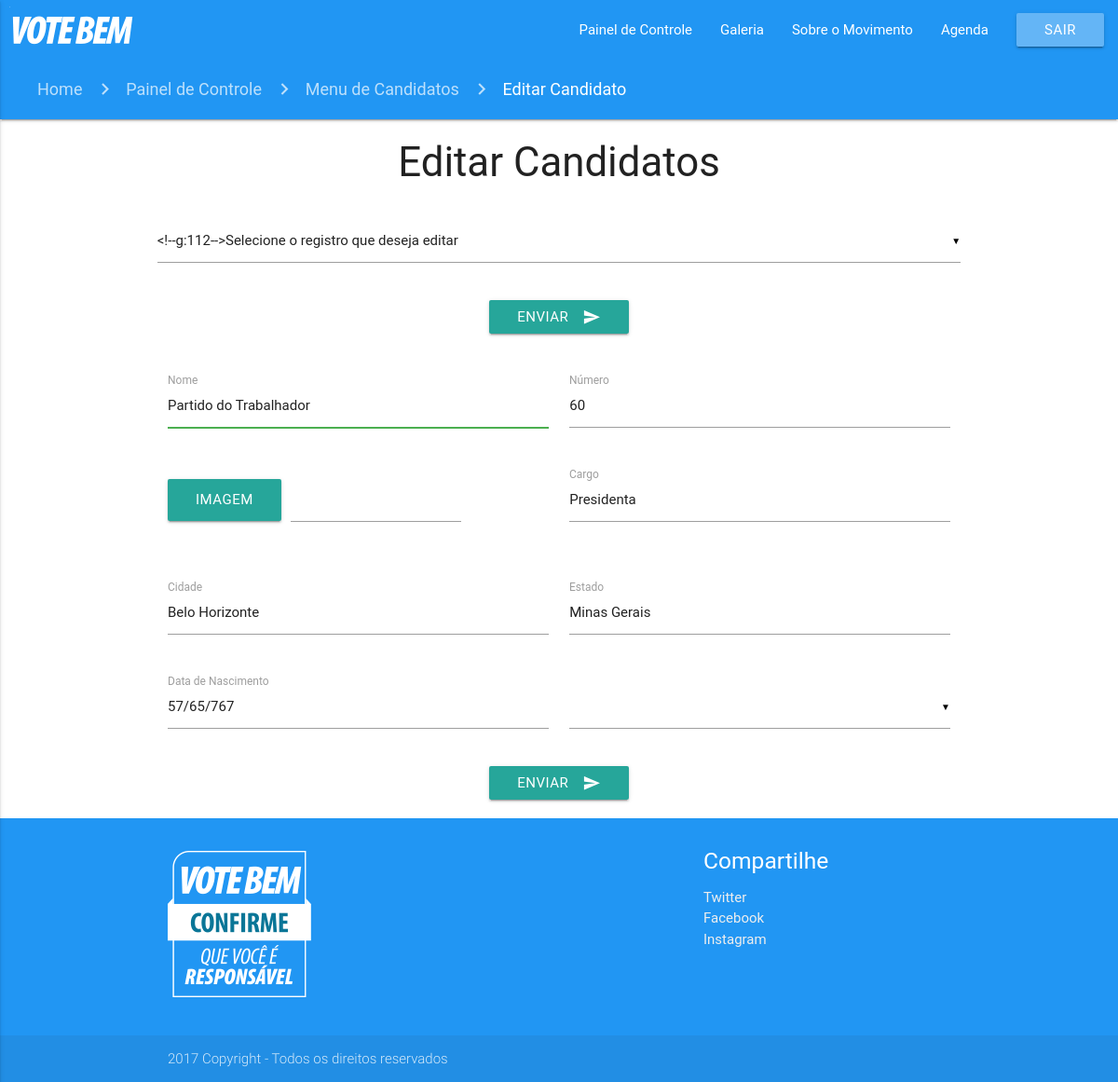
/PagsControle/editar_candidatos.php?id=17 (signed in), run on the app's committed database.
### tables this page shows
CREATE TABLE IF NOT EXISTS `tb_candidatos` (
`id_candidato` int(6) NOT NULL,
  `nome` varchar(40) DEFAULT NULL,
  `foto` varchar(60) DEFAULT NULL,
  `numero_candidato` int(6) DEFAULT NULL,
  `cargo` varchar(20) DEFAULT NULL,
  `cidade` varchar(40) DEFAULT NULL,
  `estado` varchar(40) DEFAULT NULL,
  `data_nascimento` varchar(50) DEFAULT NULL,
  `id_partido` int(6) DEFAULT NULL
);

### PagsControle/editar_candidatos.php (the view, shortened to what this page needs)
<?php
		@$id   = $_GET['id'];
		include "../PaginasProcessamento/conexao.php";
		$sql = "SELECT * FROM tb_candidatos WHERE id_candidato= $id";
		$votebem = $banco -> prepare($sql);
		$votebem -> execute();
		foreach($votebem as $candidato){
		}
	?>
<!DOCTYPE html>
<html>
	<html lang="pt-br">
	<head>
		<link type="text/css" rel="stylesheet" href="../css/materialize.min.css" media="screen,projection" />
		<link rel="stylesheet" href="../css/estilo.css">
	</head>
	<body>
		<main>
			<?php include "../PaginasProcessamento/nav2.php"; ?>
			<nav>
				<div class="nav-wrapper blue espacamento-lateral">
					<div class="col s12">
						<a href="../index.html" class="breadcrumb">Home</a>
						<a href="painel.php" class="breadcrumb">Painel de Controle</a>
						<a href="menu_candidatos.php" class="breadcrumb">Menu de Candidatos</a>
						<a href="editar_candidatos.php" class="breadcrumb">Editar Candidato</a>
					</div>
				</div>
			</nav>
			<div class="container">
				<div class="row">
					<div class="col s12 m12 l12">
					  <h3 class="center">Editar Candidatos</h3>
					</div>
				</div>
				<div class="row">
                    <form method="GET" action="" class="col s12">
                        <div class="row">
						</div>
						<div class="row">
							<div class="col s12 center">
								<button class="btn waves-effect waves-light" type="submit" name="enviar" >Enviar
									<i class="material-icons right">send</i>
								</button>
							</div>
						</div>
					</form>
				</div>
				<div class='row'>
					<form method="POST" action="" class="col s12" enctype="multipart/form-data">
                        <div class="row">
                            <div class="input-field col s12 m6">
                                <input id="nome" autofocus required name="nome" type="text" value='<?php if(isset($candidato)){echo $candidato['nome'];}?>'class="validate">
                                <label for="first_name">Nome</label>
                            </div>
                            <div class="input-field col s12 m6">
                                <input id="numero" required name="numero" value='<?php if(isset($candidato)){echo $candidato['numero_candidato'];}?>' type="text" class="validate">
                                <label for="first_name">Número</label>
                            </div>
                        </div>
						<div class="row">
							<div class="file-field input-field col s12 m6">
							  <div class="btn">
								<span>Imagem</span>
							  </div>
							  <div class="file-path-wrapper col 12 m6">
								<input class="file-path validate" type="text">
							  </div>
							</div>
							<div class="col input-field col s12 m6">
								<input id="numero" required name="cargo" value='<?php if(isset($candidato)){echo $candidato['cargo'];}?>'type="text" class="validate">
								<label for="first_name">Cargo</label>
							 </div>
					    </div>
                      </div>
					  <div class="row">
						<div class="input-field col s12 m6">
							<input id="ano_fundacao" required type="text" value='<?php if(isset($candidato)){echo $candidato['cidade'];}?>'name="cidade" class="validate" required>
							<label for="ano_fundacao">Cidade</label>
						</div>
						<div class="input-field col s12 m6">
							<input id="ideais" required type="text" value='<?php if(isset($candidato)){echo $candidato['estado'];}?>'name="estado" class="materialize-textarea validate">
							<label for="ideais">Estado</label>
						</div>
					   </div>
					   <div class="row">
						<div class="input-field col s12 m6">
							<input id="ano_fundacao" required type="text" name="nascimento" value='<?php if(isset($candidato)){echo $candidato['data_nascimento'];}?>'class="validate" data-mask="00/00/0000" max-length=8 required>
							<label for="ano_fundacao">Data de Nascimento</label>
						</div>
						<div class="input-field col s12 m6">
						</div>
					   </div>
						<div class="row">
							<div class="col s12 center">
								<button class="btn waves-effect waves-light" type="submit" name="enviar" >Enviar
									<i class="material-icons right">send</i>
								</button>
							</div>
						</div>
				</div>
		</main>
		<footer class="page-footer blue">
			<div class="container">
				<div class="row">
					<div class="col l6 s12">
						<p><a href="index.php"></a><img src="../imgs/footer-logo.png"></p>
					</div>
					<div class="col l4 offset-l2 s12">
						<h5 class="white-text">Compartilhe</h5>
						<ul>
							<li><a class="grey-text text-lighten-3" href="#!">Twitter</a></li>
							<li><a class="grey-text text-lighten-3" href="#!">Facebook</a></li>
							<li><a class="grey-text text-lighten-3" href="#!">Instagram</a></li>
						</ul>
					</div>
				</div>
			</div>
			<div class="footer-copyright">
				<div class="container">
					2017 Copyright - Todos os direitos reservados
				</div>
			</div>
		</footer>
	</body>
</html>

### css/estilo.css (style rules this page uses)
html,body { height: 100%; }
body { display: flex; min-height: 100vh; flex-direction: column; }
main { flex: 1 0 auto; }
.espacamento-lateral { padding-left: 40px; }

### data on the page
tb_candidatos: nome "Partido do Trabalhador", numero "60", cargo "Presidenta", cidade "Belo Horizonte", estado "Minas Gerais", nascimento "57/65/767"
